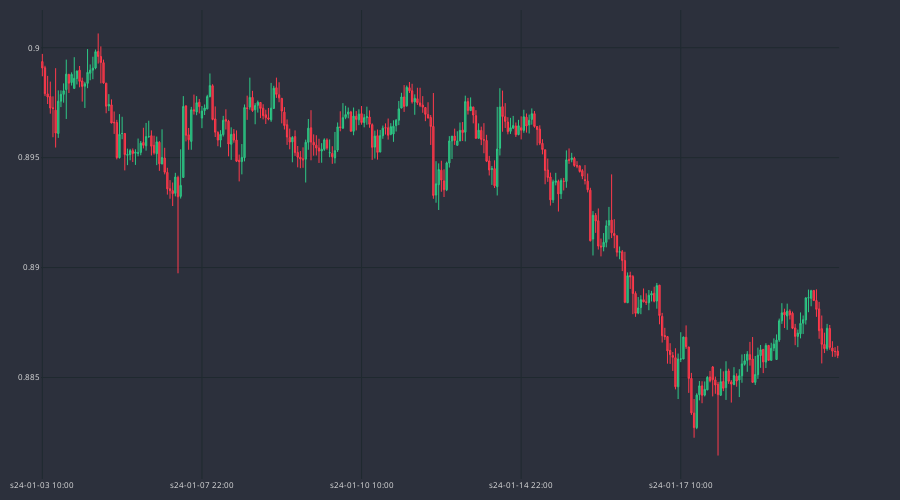

Notebook cell for this chart:
### Code cell
dfp = df_an.iloc[-300:]
cp =CandlePlot(dfp, candles=True)
cp.show_plot(line_traces=[], sec_traces=[])

### Figure 1 — Plotly figure (JSON) as saved in the notebook; plotly's stock layout.template omitted (floating-point values rounded to 4 significant figures; data arrays with more than 128 entries replaced by an {"elided": "..."} marker saying what was removed)
{"data": [{"close": {"elided": "300 float values"}, "decreasing": {"fillcolor": "#CC2E3C", "line": {"color": "#FF3A4C"}}, "high": {"elided": "300 float values"}, "increasing": {"fillcolor": "#24A06B", "line": {"color": "#2EC886"}}, "line": {"width": 1}, "low": {"elided": "300 float values"}, "opacity": 1, "open": {"elided": "300 float values"}, "type": "candlestick", "x": {"elided": "300 str values"}}], "layout": {"font": {"color": "#e1e1e1", "size": 8}, "height": 500, "margin": {"b": 10, "l": 10, "r": 10, "t": 10}, "paper_bgcolor": "#2c303c", "plot_bgcolor": "#2c303c", "width": 900, "xaxis": {"anchor": "y", "autorange": true, "domain": [0, 0.94], "gridcolor": "#1f292f", "nticks": 5, "range": [-0.5, 299.5], "rangeslider": {"visible": false, "yaxis": {}}, "type": "category"}, "yaxis": {"anchor": "x", "autorange": true, "domain": [0, 1], "gridcolor": "#1f292f", "range": [0.8804, 0.9017]}, "yaxis2": {"anchor": "x", "gridcolor": "#1f292f", "overlaying": "y", "side": "right"}}}
